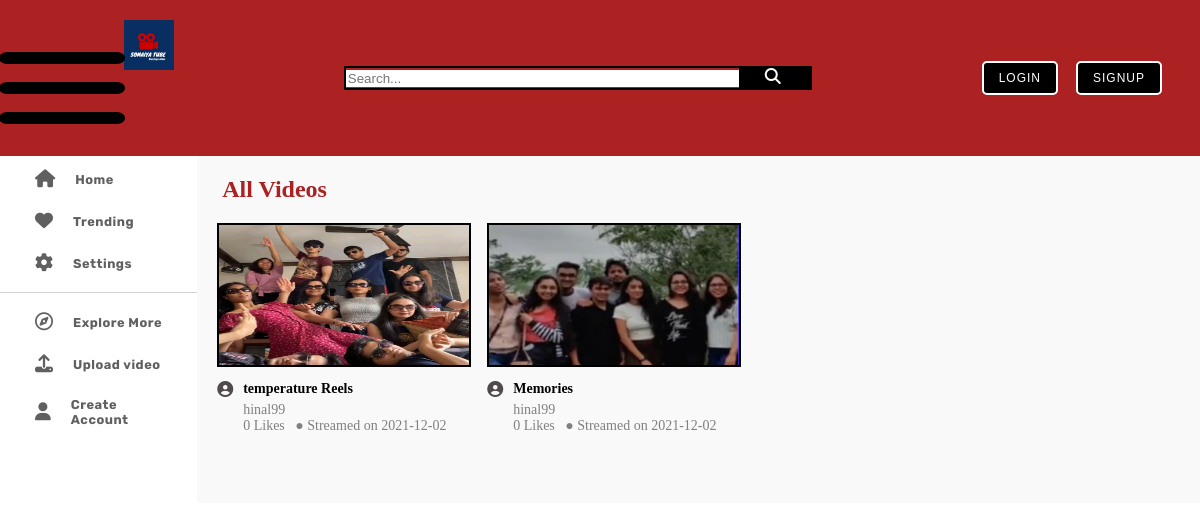
Before: / with the older database file.
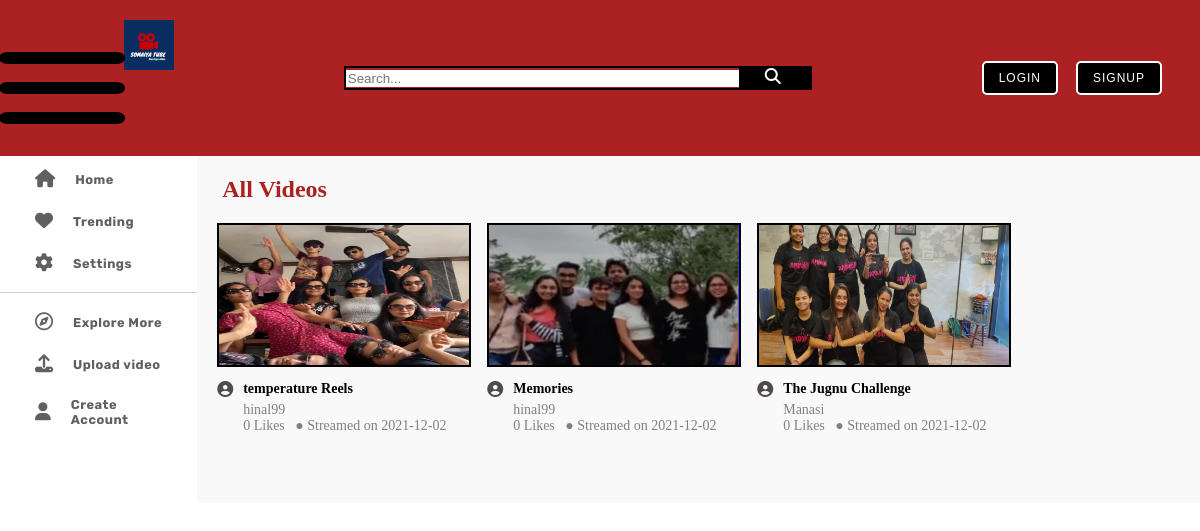
After: the same page with the newer database file.
### website/models.py (models this page shows, shortened)
class NewVideo(models.Model):
    user = models.ForeignKey(User,on_delete=models.CASCADE,default="")
    title = models.CharField(max_length=100,default="")
    description = TextField(max_length=1000,default="")
    likes = models.IntegerField(default=0)
    dislikes = models.IntegerField(default=0)
    date = models.CharField(default="",max_length=100)
    thumbnail = models.ImageField(upload_to='thumbnail_uploaded',default = None)
    video = models.FileField(upload_to='videos_uploaded',validators=[FileExtensionValidator(allowed_extensions=['MOV','avi','mp4','webm','mkv'])], default=None)

### website/views.py (the view)
# urls.py: path('',views.homepage,name='homepage'),
def homepage(request):
    if request.method =='GET' and 'q' in request.GET:
        print("Search")
        query = request.GET.get('q')
        videos = NewVideo.objects.filter(Q(title__icontains=query))
    else:
        videos=NewVideo.objects.all()
    return render(request,'homepage.html',{'videos':videos})

### templates/homepage.html (shortened to what the changed rows need)
{% load static %}
<!DOCTYPE html>
<html lang="en">
<head>
    <link rel="stylesheet" href="{% static 'css/base.css' %}">
</head>
<body>
    <div class="main_code_body">
        <div class="SideBars">
            <a href="{% url 'homepage' %}">
            <div class="sidebars_field" id="sidebar-row">
                <h2 class="sidebar_text"> Home </h2>
            </div>
            </a>
            <div class="sidebars_field" id="sidebar-row">
                <h2  class="sidebar_text" >Trending</h2>
            </div>
            <div class="sidebars_field" id="sidebar-row">
                <h2  class="sidebar_text" >Settings</h2>
            </div>
            {% if user.is_authenticated %}
            <div class="sidebars_field" id="sidebar-row">
                <i class="fa fa-upload icon_sidebar" aria-hidden="true"></i>
                <a href = '/upload'><h2  class="sidebar_text" >Upload video</h2></a>
            </div>
            <div class="sidebars_field" id="sidebar-row">
                <i class="fa fa-history icon_sidebar" aria-hidden="true"></i>
                <h2 class="sidebar_text"> History </h2>
            </div>
            <div class="sidebars_field" id="sidebar-row">
                <i class="fa fa-youtube-play icon_sidebar" aria-hidden="true"></i>
                <h2  class="sidebar_text" >Your Videos</h2>
            </div>
            <div class="sidebars_field" id="sidebar-row">
                <i class="fa fa-bookmark icon_sidebar" aria-hidden="true"></i>
                <h2  class="sidebar_text" >Saved videos</h2>
            </div>
            <div class="sidebars_field" id="sidebar-row">
                <i class="fa fa-thumbs-up icon_sidebar" aria-hidden="true"></i>
                <h2  class="sidebar_text" >Liked videos</h2>
            </div>
            <div class="sidebars_field" id="sidebar-row">
                <form method="post" action="{% url 'account_logout' %}">
                    {% csrf_token %}
                    {% if redirect_field_value %}
                    <input type="hidden" name="{{ redirect_field_name }}" value="{{ redirect_field_value }}"/>
                    {% endif %}
                    <button class="LogoutButton">
                    <i class="fa fa-sign-out icon_sidebar" type="submit" aria-hidden="true"></i>
                    <h2  class="sidebar_text">Log Out</h2>
                    </button>
                </form>
            </div>
            {% else %}
            <div class="sidebars_field" id="sidebar-row">
                <h2  class="sidebar_text" >Explore More</h2>
            </div>
            <div class="sidebars_field" id="sidebar-row">
                <a href = '/upload'><h2  class="sidebar_text" >Upload video</h2></a>
            </div>
            <div class="sidebars_field" id="sidebar-row">
                <h2  class="sidebar_text" >Create Account</h2>
            </div>
            {% endif %}
        </div>
        <div class="TheVideoSection">
            <h2>All Videos</h2>
            <div class="AllVideos">
                {% for video in videos  %}
                <a href="{% url 'ViewVideo' video.pk %}">
                <div class="VideoCard">
                    <img class="video_thumbnail" src={{video.thumbnail.url}} alt ={{video.title}}>
                    <div class="videoCard_info">
                        <i class="fa fa-user-circle VideoAvatar" aria-hidden="true"></i>
                        <div class="video_text">
                            <h4>{{video.title}}</h4>
                            <p>{{video.user}}</p>
                            <p>{{video.likes}} Likes &nbsp; &#9679; Streamed on {{video.date}}</p>
                        </div>
                    </div>
                </div>
                </a>
                {% endfor %}
            </div>
        </div>
    </div>
</body>
</html>

Changed rows visible on the page:
added NewVideo: thumbnail (picture), title "The Jugnu Challenge", user "Manasi", likes "0", date "2021-12-02"
